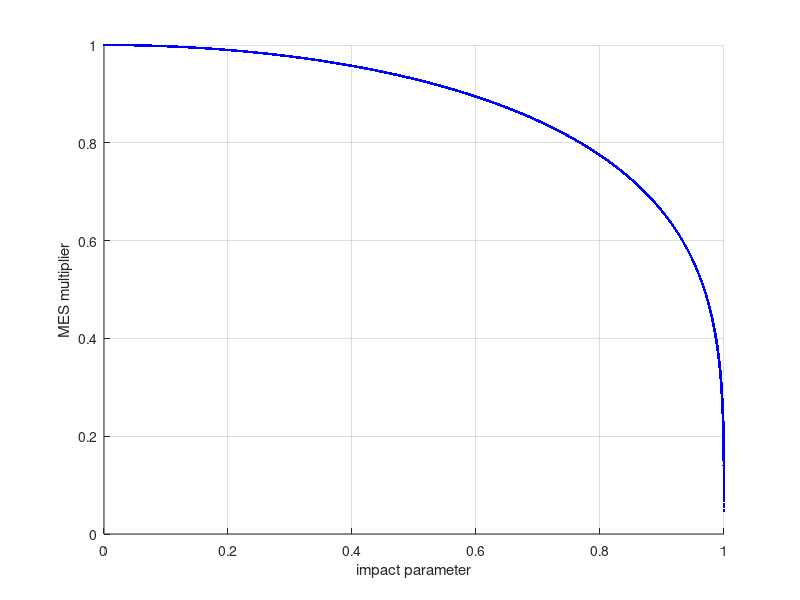

Reproduce this figure in MATLAB.
function correctedMesPdf = correctedMes
% Outputs a function for the correctedMesPdf
% 
% Copyright 2017 United States Government as represented by the
% Administrator of the National Aeronautics and Space Administration.
% All Rights Reserved.
% 
% NASA acknowledges the SETI Institute's primary role in authoring and
% producing the Kepler Data Processing Pipeline under Cooperative
% Agreement Nos. NNA04CC63A, NNX07AD96A, NNX07AD98A, NNX11AI13A,
% NNX11AI14A, NNX13AD01A & NNX13AD16A.
% 
% This file is available under the terms of the NASA Open Source Agreement
% (NOSA). You should have received a copy of this agreement with the
% Kepler source code; see the file NASA-OPEN-SOURCE-AGREEMENT.doc.
% 
% No Warranty: THE SUBJECT SOFTWARE IS PROVIDED "AS IS" WITHOUT ANY
% WARRANTY OF ANY KIND, EITHER EXPRESSED, IMPLIED, OR STATUTORY,
% INCLUDING, BUT NOT LIMITED TO, ANY WARRANTY THAT THE SUBJECT SOFTWARE
% WILL CONFORM TO SPECIFICATIONS, ANY IMPLIED WARRANTIES OF
% MERCHANTABILITY, FITNESS FOR A PARTICULAR PURPOSE, OR FREEDOM FROM
% INFRINGEMENT, ANY WARRANTY THAT THE SUBJECT SOFTWARE WILL BE ERROR
% FREE, OR ANY WARRANTY THAT DOCUMENTATION, IF PROVIDED, WILL CONFORM
% TO THE SUBJECT SOFTWARE. THIS AGREEMENT DOES NOT, IN ANY MANNER,
% CONSTITUTE AN ENDORSEMENT BY GOVERNMENT AGENCY OR ANY PRIOR RECIPIENT
% OF ANY RESULTS, RESULTING DESIGNS, HARDWARE, SOFTWARE PRODUCTS OR ANY
% OTHER APPLICATIONS RESULTING FROM USE OF THE SUBJECT SOFTWARE.
% FURTHER, GOVERNMENT AGENCY DISCLAIMS ALL WARRANTIES AND LIABILITIES
% REGARDING THIRD-PARTY SOFTWARE, IF PRESENT IN THE ORIGINAL SOFTWARE,
% AND DISTRIBUTES IT "AS IS."
% 
% Waiver and Indemnity: RECIPIENT AGREES TO WAIVE ANY AND ALL CLAIMS
% AGAINST THE UNITED STATES GOVERNMENT, ITS CONTRACTORS AND
% SUBCONTRACTORS, AS WELL AS ANY PRIOR RECIPIENT. IF RECIPIENT'S USE OF
% THE SUBJECT SOFTWARE RESULTS IN ANY LIABILITIES, DEMANDS, DAMAGES,
% EXPENSES OR LOSSES ARISING FROM SUCH USE, INCLUDING ANY DAMAGES FROM
% PRODUCTS BASED ON, OR RESULTING FROM, RECIPIENT'S USE OF THE SUBJECT
% SOFTWARE, RECIPIENT SHALL INDEMNIFY AND HOLD HARMLESS THE UNITED
% STATES GOVERNMENT, ITS CONTRACTORS AND SUBCONTRACTORS, AS WELL AS ANY
% PRIOR RECIPIENT, TO THE EXTENT PERMITTED BY LAW. RECIPIENT'S SOLE
% REMEDY FOR ANY SUCH MATTER SHALL BE THE IMMEDIATE, UNILATERAL
% TERMINATION OF THIS AGREEMENT.
%

% Determin PDF of MES correction factor (multiplier) as a function of impact parameter

% Given nominal MES corresponding to zero impact parameter, calculate the
% 'MES broadening' and 'duration broadening' that results from a
% uniform distribution of impact parameters.
%==========================================================================

% Initialize
% clear all
% close all

% Monte Carlo draws of impact parameters from uniform distribution
nMonteCarlo = 1.e6;
bRange = rand(nMonteCarlo,1);

% MES multiplier and duration multiplier
% MES is reduced from the 'naive' value by a factor that depends on the
% impact parameter
mesMultiplier = ( 1 - bRange.^2 ).^(1/4);
durationMultiplier = ( 1 - bRange.^2 ).^(1/2);

% Grid of MES multipliers
% data for beta distribution must lie on (0,1)
dx = 0.001;
bins = dx:dx:1;

% Distribution of MES correction factor due to impact parameter
% distribution
counts = hist(mesMultiplier,bins);
normCounts = counts./sum(counts);

% Try interpolation
correctedMesPdf = @(x) interp1(bins,normCounts,x);


% Plot the MES correction factor vs. impact parameter
figure
hold on
grid on
plot(bRange,mesMultiplier,'b.')
xlabel('impact parameter')
ylabel('MES multiplier')
    
skip = true;
if(~skip)
    
    % Test
    % Fit a beta distribution
    % But beta function is *not* a good model!
    % Beta parameters (not sure why parameters have to be reversed)
    alpha = 0.01;
    [pHat, CI] = betafit(normCounts,alpha);
    A = pHat(1);
    B = pHat(2);
    bb = betapdf(bins,B,A);
    normBeta = bb./(sum(bb));
    
    
    % Corrected MES: PDF vs. beta pdf model
    testBins = bins(25:75)-.15273;
    testY = correctedMesPdf(testBins);
    
    figure
    hold on
    axis([0,1,0,inf])
    xlabel('MES correction factor')
    plot(bins,normCounts,'b.')
    plot(testBins,testY,'r.')
    legend('corrected MES PDF','interpolated')
end







